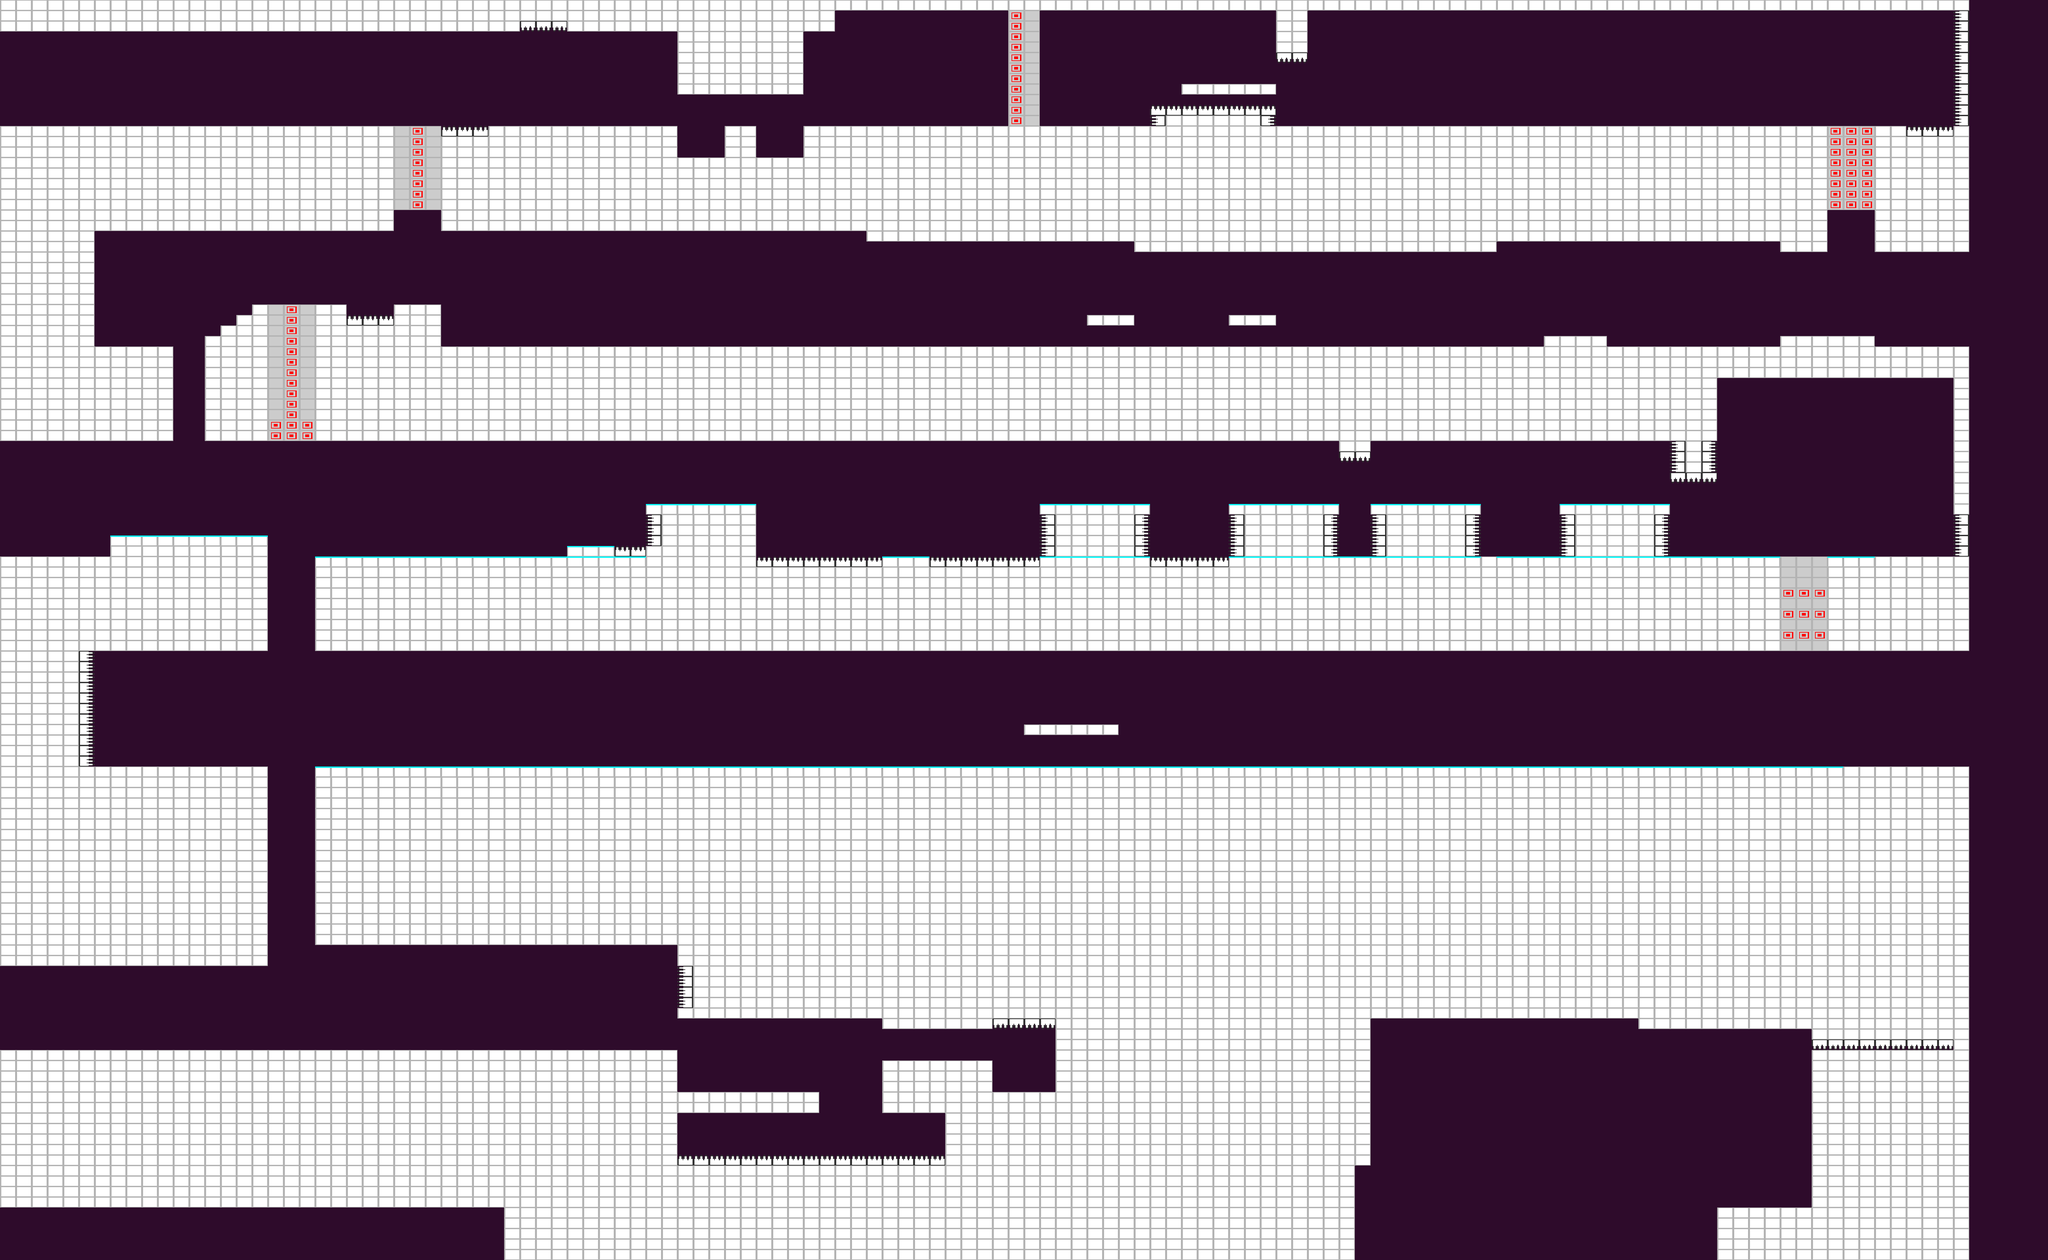

Rendered tile map (Tiled .tmx) drawn with the repository's tilesets; below, a short description and the map source with its tile grids summarised:
An orthogonal 130x120 tile map with 48x32 px tiles, 3 tile layers (background, ladders, platforms) and 57 objects (30x MovingBlock, 6x Tree, 5x EnemyDie, 4x Switch, 3x Collectible, ...).

<map version="1.0" orientation="orthogonal" width="130" height="120" tilewidth="48" tileheight="32" backgroundcolor="#2e0b2b">
 <properties>
  <property name="LevelType" value="NoMachine" />
  <property name="Lighting" value="Dusk" />
  <property name="Title" value="Dangerous Descent" />
 </properties>
 <tileset firstgid="1" name="level_tiles" tilewidth="48" tileheight="32">
  <image source="level_tiles.png" width="192" height="128" />
 </tileset>
 <layer name="background" width="130" height="120">
  <data>[15600 cells, 0 non-empty, 0 distinct tile ids]</data>
 </layer>
 <layer name="ladders" width="130" height="120">
  <data>[15600 cells, 0 non-empty, 0 distinct tile ids]</data>
 </layer>
 <layer name="platforms" width="130" height="120">
  <data>[15600 cells, 8654 non-empty, 8 distinct tile ids]</data>
 </layer>
 <objectgroup name="objects" width="130" height="120">
  <!-- 57 objects omitted --></objectgroup>
</map>
<!-- 57 of 57 objects omitted -->
